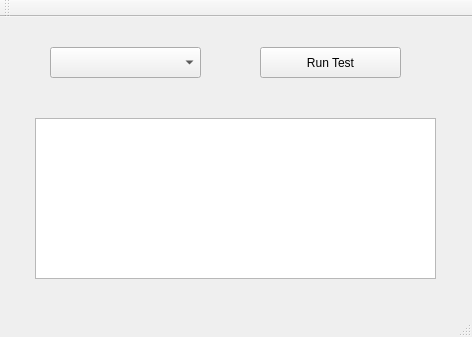
<?xml version="1.0" encoding="UTF-8"?>
<ui version="4.0">
 <class>MainWindow</class>
 <widget class="QMainWindow" name="MainWindow">
  <property name="geometry">
   <rect>
    <x>0</x>
    <y>0</y>
    <width>472</width>
    <height>337</height>
   </rect>
  </property>
  <property name="windowTitle">
   <string>MainWindow</string>
  </property>
  <widget class="QWidget" name="centralWidget">
   <widget class="QComboBox" name="selectTestOption">
    <property name="geometry">
     <rect>
      <x>50</x>
      <y>30</y>
      <width>151</width>
      <height>31</height>
     </rect>
    </property>
   </widget>
   <widget class="QPushButton" name="runTestButton">
    <property name="geometry">
     <rect>
      <x>260</x>
      <y>30</y>
      <width>141</width>
      <height>31</height>
     </rect>
    </property>
    <property name="text">
     <string>Run Test</string>
    </property>
   </widget>
   <widget class="QTextBrowser" name="textBrowser">
    <property name="geometry">
     <rect>
      <x>35</x>
      <y>101</y>
      <width>401</width>
      <height>161</height>
     </rect>
    </property>
   </widget>
  </widget>
  <widget class="QMenuBar" name="menuBar">
   <property name="geometry">
    <rect>
     <x>0</x>
     <y>0</y>
     <width>472</width>
     <height>24</height>
    </rect>
   </property>
  </widget>
  <widget class="QToolBar" name="mainToolBar">
   <attribute name="toolBarArea">
    <enum>TopToolBarArea</enum>
   </attribute>
   <attribute name="toolBarBreak">
    <bool>false</bool>
   </attribute>
  </widget>
  <widget class="QStatusBar" name="statusBar"/>
 </widget>
 <layoutdefault spacing="6" margin="11"/>
 <resources/>
 <connections/>
</ui>
